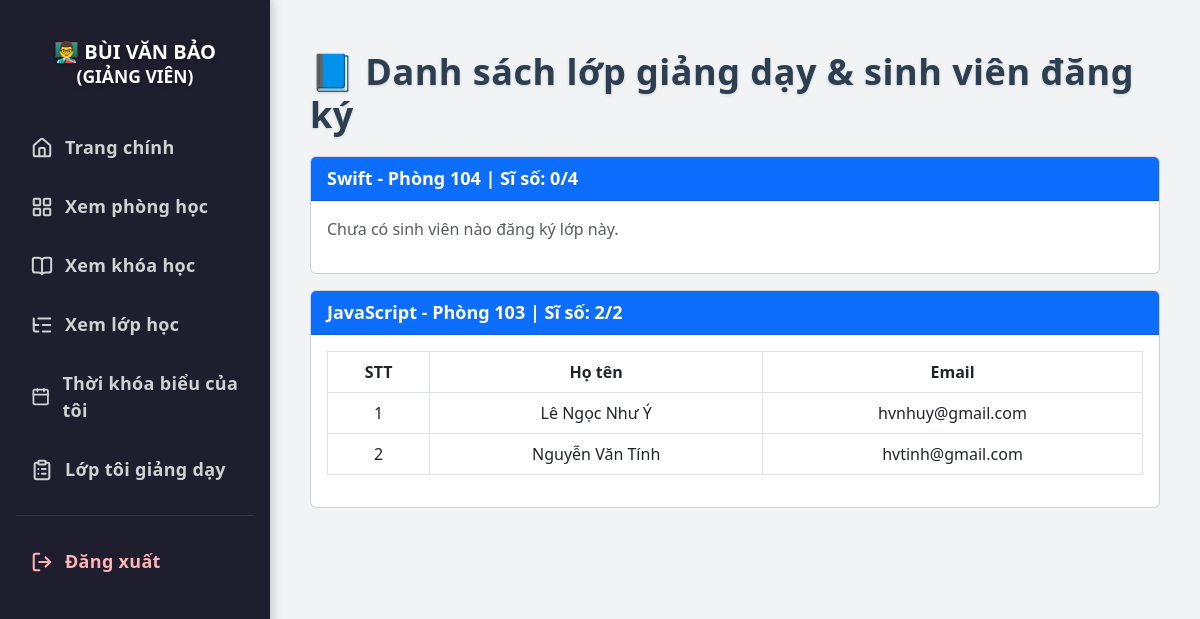
The app's page /teacher/my-class (signed in) with its own data.
### tables this page shows
CREATE TABLE users (
            id INTEGER PRIMARY KEY AUTOINCREMENT,
            full_name TEXT NOT NULL,
            email TEXT NOT NULL UNIQUE,
            password TEXT NOT NULL,
            role TEXT NOT NULL CHECK (role IN ('student', 'teacher', 'admin')),
            dob DATE,                
            phone TEXT,             
            gender TEXT CHECK (gender IN ('male', 'female', 'other')), 
            cccd TEXT              
        , image TEXT);

CREATE TABLE classes (
            id INTEGER PRIMARY KEY AUTOINCREMENT,
            course_id INTEGER NOT NULL,
            teacher_id INTEGER NOT NULL,
            room_id INTEGER NOT NULL,
            capacity INTEGER NOT NULL CHECK (capacity > 0),
            registered INTEGER DEFAULT 0, semester_id INTEGER REFERENCES semesters(id),
            FOREIGN KEY (course_id) REFERENCES courses(id),
            FOREIGN KEY (teacher_id) REFERENCES users(id),
            FOREIGN KEY (room_id) REFERENCES rooms(id)
        );

CREATE TABLE courses (
            id INTEGER PRIMARY KEY AUTOINCREMENT,
            name TEXT NOT NULL UNIQUE,
            description TEXT
        , image TEXT);

CREATE TABLE rooms (
            id INTEGER PRIMARY KEY AUTOINCREMENT,
            name TEXT NOT NULL UNIQUE,
            status TEXT NOT NULL CHECK (status IN ('available', 'occupied', 'maintenance'))
        );

### app.py (the view)
@app.route('/teacher/my-class')
@login_required
def teacher_my_class():
    if current_user.role != 'teacher':
        return "Không có quyền truy cập", 403
    conn = sqlite3.connect('database.db')
    cursor = conn.cursor()
    query = """
        SELECT c.id AS class_id, co.name AS course_name, r.name AS room_name, c.capacity, c.registered
        FROM classes c
        JOIN courses co ON c.course_id = co.id
        JOIN rooms r ON c.room_id = r.id
        WHERE c.teacher_id = ?
    """
    classes = cursor.execute(query, (current_user.id,)).fetchall()
    registrations = {}
    for cls in classes:
        class_id = cls[0]
        cursor.execute("""
            SELECT u.full_name, u.email
            FROM registrations reg
            JOIN users u ON reg.student_id = u.id
            WHERE reg.class_id = ?
        """, (class_id,))
        registrations[class_id] = cursor.fetchall()
    conn.close()
    return render_template('teacher/my_class.html', classes=classes, registrations=registrations, user=current_user)

### app.py (called while the page is built)
@login_manager.user_loader
def load_user(user_id):
    conn = sqlite3.connect('database.db')
    cursor = conn.cursor()
    cursor.execute("SELECT id, full_name, email, role, image FROM users WHERE id = ?", (user_id,))
    row = cursor.fetchone()
    conn.close()
    if row:
        return User(*row)
    return None

### templates/teacher/my_class.html (shortened to what this page needs)
<!DOCTYPE html>
<html lang="vi">
<head>
  <link href="https://cdn.jsdelivr.net/npm/bootstrap@5.3.0/dist/css/bootstrap.min.css" rel="stylesheet">
</head>
<body>
<div class="sidebar">
  <h4>👨‍🏫 {{ user.full_name }}<br><small class="text-light">(GIẢNG VIÊN)</small></h4>
  <a href="/dashboard"><i data-lucide="home"></i>Trang chính</a>
  <a href="{{ url_for('view_rooms') }}"><i data-lucide="layout-grid"></i>Xem phòng học</a>
  <a href="{{ url_for('view_courses') }}"><i data-lucide="book-open"></i>Xem khóa học</a>
  <a href="{{ url_for('view_classes') }}"><i data-lucide="list-tree"></i>Xem lớp học</a>
  <a href="{{ url_for('teacher_schedule') }}"><i data-lucide="calendar"></i>Thời khóa biểu của tôi</a>
  <a href="{{ url_for('teacher_my_class') }}"><i data-lucide="clipboard-list"></i>Lớp tôi giảng dạy</a>
  <hr class="text-secondary mx-3">
  <a href="{{ url_for('logout') }}" class="logout-link"><i data-lucide="log-out"></i>Đăng xuất</a>
</div>
<div class="main-content">
  <h2>📘 Danh sách lớp giảng dạy & sinh viên đăng ký</h2>
  {% for cls in classes %}
  <div class="card my-3">
      <div class="card-header bg-primary text-white">
          {{ cls[1] }} - {{ cls[2] }} | Sĩ số: {{ cls[4] }}/{{ cls[3] }}
      </div>
      <div class="card-body">
          {% if registrations[cls[0]] %}
          <table class="table table-bordered">
              <thead>
                  <tr>
                      <th>STT</th>
                      <th>Họ tên</th>
                      <th>Email</th>
                  </tr>
              </thead>
              <tbody>
                  {% for student in registrations[cls[0]] %}
                      <tr>
                          <td>{{ loop.index }}</td>
                          <td>{{ student[0] }}</td>
                          <td>{{ student[1] }}</td>
                      </tr>
                  {% endfor %}
              </tbody>
          </table>
          {% else %}
          <p class="text-muted">Chưa có sinh viên nào đăng ký lớp này.</p>
          {% endif %}
      </div>
  </div>
  {% endfor %}
</div>
</body>
</html>

### templates/teacher/my_class.html (style rules this page uses)
body { margin: 0; font-family: 'Segoe UI', sans-serif; background: #f1f3f5; }
.sidebar { width: 270px; min-height: 100vh; background: #1e1e2f; padding-top: 40px; position: fixed; left: 0; top: 0; box-shadow: 2px 0 10px rgba(0, 0, 0, 0.2); }
.sidebar h4 { color: #fff; text-align: center; margin-bottom: 30px; font-weight: 800; font-size: 20px; text-transform: uppercase; text-shadow: 0 2px 4px rgba(0, 0, 0, 0.3); }
.sidebar a { display: flex; align-items: center; padding: 16px 26px; color: #d1d1d1; font-size: 18px; font-weight: 700; text-decoration: none; border-left: 5px solid transparent; transition: all 0.35s ease; letter-spacing: 0.3px; position: relative; }
.sidebar a::before { content: ''; position: absolute; top: 0; left: 0; height: 100%; width: 0; background: linear-gradient(90deg, #4dabf7, #c084fc); transition: width 0.35s ease; z-index: 0; opacity: 0.15; }
.sidebar a svg { width: 22px; height: 22px; margin-right: 12px; stroke-width: 2.2; transition: transform 0.3s ease; z-index: 1; }
.logout-link { color: #ffb3b3 !important; }
.main-content { margin-left: 270px; padding: 50px 40px; }
.main-content h2 { font-size: 36px; font-weight: 900; color: #2c3e50; text-shadow: 0 1px 3px rgba(0, 0, 0, 0.15); margin-bottom: 20px; letter-spacing: 0.5px; }
.card-header { font-size: 18px; font-weight: 600; }
.table th { font-weight: 600; text-align: center; }
.table td { text-align: center; vertical-align: middle; }

### records on screen
users: full_name "BÙI VĂN BẢO"
classes: name "Swift", name "Phòng 104", registered "0", capacity "4", shows "Chưa có sinh viên nào đăng ký lớp này."
classes: name "JavaScript", name "Phòng 103", registered "2", capacity "2"
users: full_name "Lê Ngọc Như Ý", email "hvnhuy@gmail.com"
users: full_name "Nguyễn Văn Tính", email "hvtinh@gmail.com"
